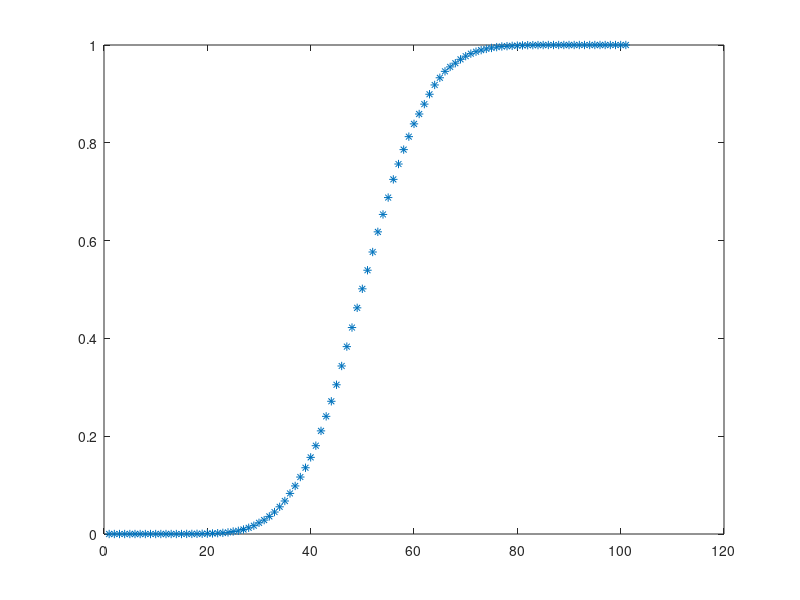
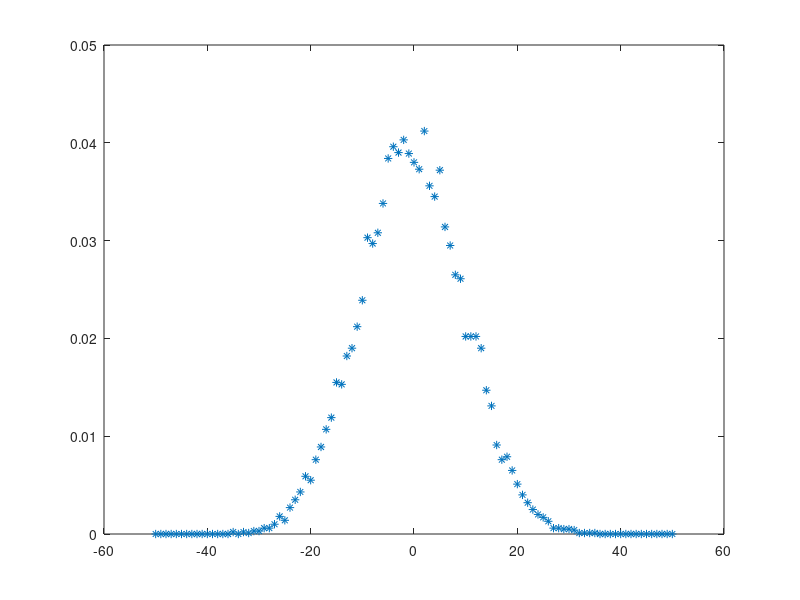

The MATLAB source for these figures, in order:
N=10000;
sum=0;
n=30;
exy=0;
sumofsqu1=0;
for i=1:N
    sum=0;
    for k=1:n
        u(k)=rand();
        sum=sum+u(k)/n;
    end
    mean=sum;
    y(i)= sqrt(12*n)*(mean-0.5);
    exy=exy+(y(i)/N);
    sumofsqu1=sumofsqu1+(y(i)*y(i))/N;
end
fprintf('practical mean is');
disp(exy);
var=sumofsqu1-exy^2;
fprintf('practical variance is');
disp(var);

%a= abs(exy1-bench) < 1e2*eps(min(abs(exy1),abs(bench)))

    xMax=5;
    delta_x=0.1;
    
    x=-xMax;
    j=1;
    disp(length(y))
    while x <= xMax
        x=x+delta_x;
        C=0;
        C1=0;
        for i = 1 : N            
            if ( y(i) <= x )
                C=C+1;
                if(y(i)>x-delta_x)
                    C1=C1+1;
                end
            end            
        end
        Prob(j)=C/N;
        Prob1(j)=C1/N;
        j=j+1;
    end
   
    
    figure;
    plot(1:j-1,Prob,'*');
    figure;
    plot(-j/2+1:j/2-1,Prob1,'*');